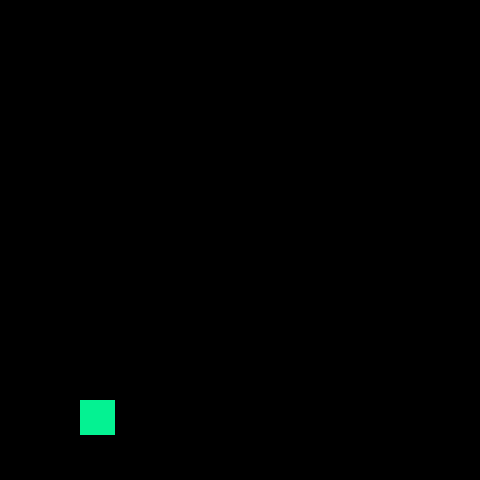
Frame 1 (no input)
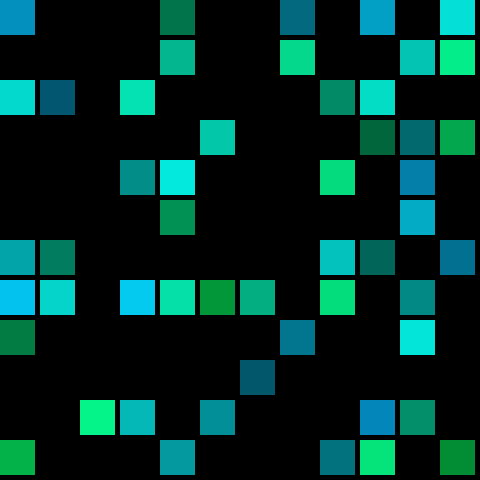
Frame 60 (the mouse pressed at the canvas centre just before this capture)
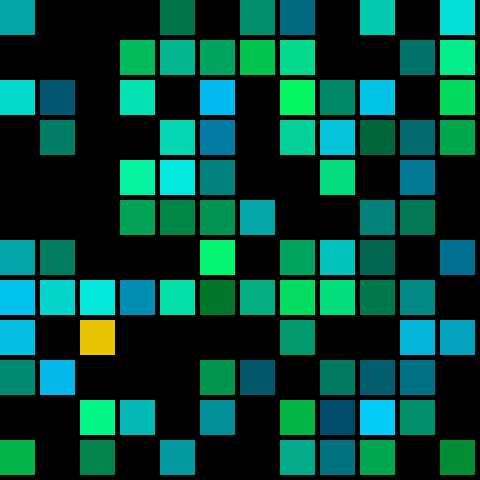
Frame 120 (the mouse held since frame 60 and released just before this capture)

The Processing sketch that drew these frames (run headless with seeded random() and noise(); from frame 60 on, the mouse is pressed at the canvas centre):

// Processing sketch: s05_grid_probability
// ── s05_grid_probability.pde
void setup() {
  size(480, 480);
  colorMode(HSB);
  background(0);
}

void draw(){
  noStroke();
  
  if(random(100) < 2) { // 2% chance
    fill(random(0, 40), 250, random(200, 250));    
  } else {
    fill(random(100, 140), 250, random(100, 250));
  }
  
  // floor() finds the next lowest integer.
  // For 3.7 it would return 3.
  // For 1.1 it would return 1.
  // Using floor(12) we can get only 12
  // different values (0 .. 11) which we
  // multiply by 40, which gives us
  // 0, 40, 80, 120 ... 400, 440
  rect(
    floor(random(12)) * 40, 
    floor(random(12)) * 40, 
    35, 35);
}

void keyPressed() {
  // note the single quotes (not double!)
  if(key == 's') {
    save("result.png");
  }
}
